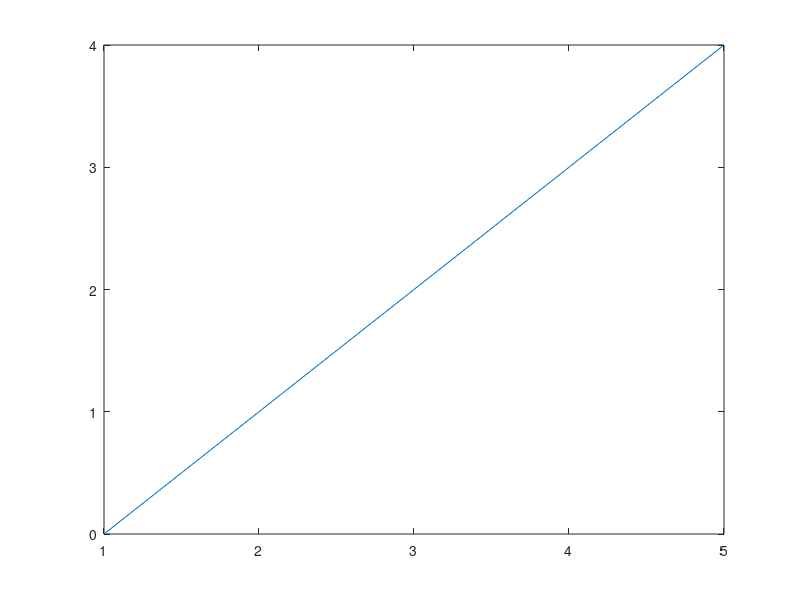
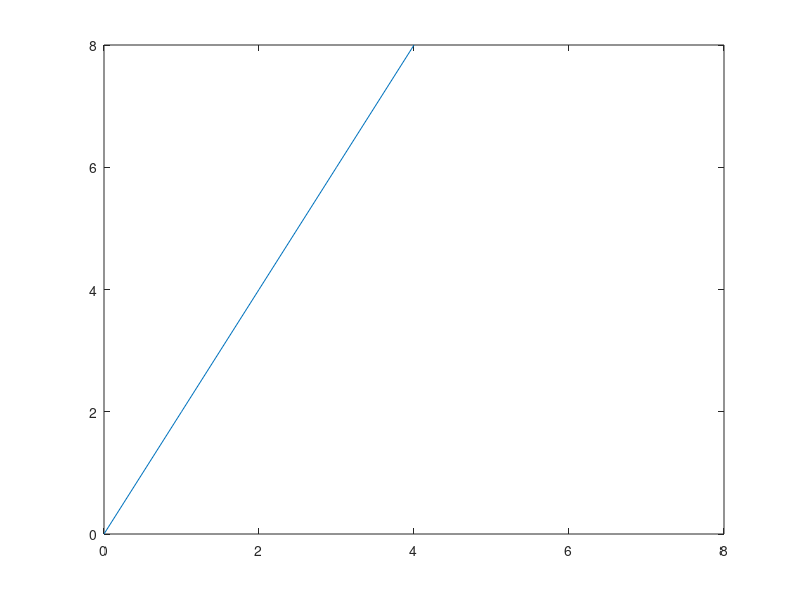
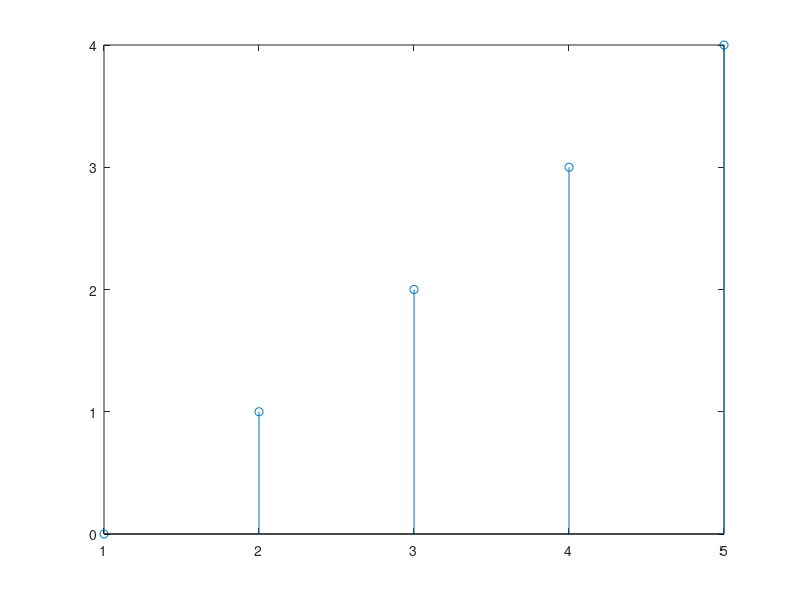
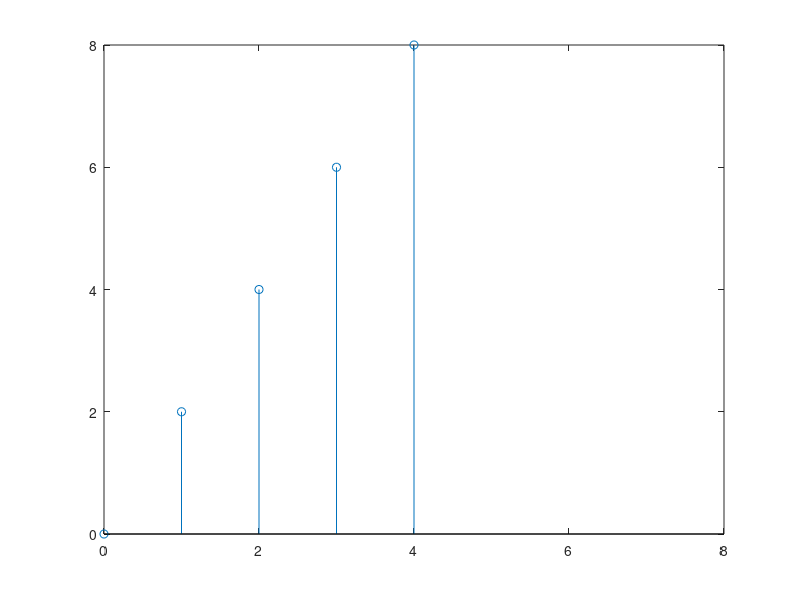

Recreate these plots in MATLAB, in order. (Note: this script raises an error after producing the figures.)
% hw01 MATLAB hands-on
clc, clear all, close all
%%
% Part 1. Basic Features --------------------------------------------------

% clear all : clear all variables
% close all : close all figures

N = 5;                 % a scalar
v = [1 0 0];           % a row vector
v = [1;2;3];           % a column vector
v = v';                % transpose a vector (row to col or col to row)
v = [1:.5:3];          % a vector in a specified range
v = pi*[-4:4]/4;       % [start:stepsize:end]
v = [];                % empty vector

m = [1 2 3; 4 5 6];    % a matrix: 1st param - rows, 2nd param : cols

m = zeros(2,3);        % a matrix of zeros
v = ones(1,3);         % a matrix of ones
m = eye(3);            % identity matrix
v = rand(3,1);         % rand matrix
v = randn(3,1);

matrix_data = [2 3 4; 5 6 7; 1 2 3];

v = [1 2 3];          % access a vector element : vector(number)
disp("display ""v(3)"":");
disp(v(3));

m = [1 2 3; 4 5 6];    % access a matrix element : matrix(rownumber, colnumber)
disp("display ""m(1,3)"":");
disp(m(1,3));
disp("access a matrix row (2nd row):");
disp(m(2,:));
disp("access a matrix col (2nd col):");
disp(m(:,2));

sm = size(m);   % size of a matrix
sr = size(m,1); % number of rows
sc = size(m,2); % number of cols

m1 = zeros(size(m)); % create a new matrix with size of m

ww = who;  % list of variables -> cell
ws = whos; % list/size/type of variables -> struct


% Simple operations on vectors and matrices

% Pointwise (element by element) Operations
% : addition of vectors/matrices and multiplication by a scalar are done
% "element by element"
a = [1 2 3 4];       % vector
a2 = 2 * a;          % scalar multiplication
a3 = a / 4;          % scalar multiplication
b = [5 6 7 8];       % vector

c1 = a + b;   % pointwise vector addition
c2 = a - b;   % pointwise vector addition
c3 = a.^2;    % pointwise vector squaring
c4 = a.*b;    % pointwise vector multiply
c5 = a./b;    % pointwise vector multiply

d = log([1 2 3 4]);
e = round([1.5 2; 2.2 3.1]);

% Vector Operations (no for loops needed)
% Built-in matlab functions operate on vectors, if a matrix is given, then
% then the function operates on each column of the matrix
f = [1 4 6 3];    % vector
f_sum = sum(f);   % sum of vector elements
f_mean = mean(f); % mean of vector elements
f_var = var(f);   % variance
f_std = std(f);   % standard deviation
f_max = max(f);   % maximum

g = [1 2 3; 4 5 6];      % matrix
g_mean = mean(g);        % mean of each column
g_max = max(g);          % max of each column
g_maxmax1 = max(max(g)); % max of matrix
g_maxmax2 = max(g(:));

% Matrix Operations
dotprod = [1 2 3]*[4 5 6]';   % dot product (inner product)
outerprod = [1 2 3]'*[4 5 6]; % outer product

h = rand(3,2);
k = rand(2,4);
l = h * k;

aa = [1 2; 3 4; 5 6]; % 3 x 2 matrix
bb = [5 6 7];         
cc = bb * aa;
dd = aa' * bb';

% Plotting
x = [0 1 2 3 4];

% basic plotting
figure; plot(x);
figure; plot(x, 2*x); axis([ 0 8 0 8]);

% basic stem
figure; stem(x);
figure; stem(x, 2*x); axis([0 8 0 8]);

x = pi*[-24:24]/24;
figure; 
plot(x, sin(x));
xlabel('radians');
ylabel('sin value');
title('dummy');

% multiple functions in separate graphs
figure;
subplot(1,2,1);
plot(x,sin(x));
axis square;
subplot(1,2,2);
plot(x,2.*cos(x));


% multiple functions in single graph
figure;
plot(x,sin(x));
hold on;
plot(x,2.*cos(x),'--');
legend('sin','cos');
hold off;










%%
% Part 2. Matrix Manipulation ---------------------------------------------

disp("# 1. Make a 2D matrix A.")
A = [1 2 3; 4 5 6; 7 8 9]

disp("# 2. Using Matlab commands, get the size of A and list more detailed information on A. (size, whos)")
A_size = size(A)
whos A

disp("# 3. Display the value of center element (5) of A in the 'Command Window'.")
disp(A(5));
disp(A(2,2));
A(5)
% 3가지 모두 cmd window에 center element를 보여줄 수 있음

disp("# 4. Display the last column of A.");
disp(A(:,3));

disp("# 5. Display the last row of A.");
disp(A(3,:));

disp("# 6. Transpose the last row into column vector then display it.");
disp(A(3,:)');

disp("# 7. Append a row vector [10 11 12] at the end of last row of A.");
A = [A;[10 11 12]]

disp("# 8. Turn the rows upside down by using matrix index, i.e. last row will become first row and vice versa.");
A = A(end:-1:1,:)

disp("# 9. Take 3x2 sub-array from A and move it into a new array B.");
B = A(1:3,1:2)

disp("# 10. Create 8x8 array C and fill it with rnadom numbers.")
C = rand(8) * 255
C = cast(C,"uint8")

disp("# 11. Get the size, maximum and minimum values of C.");
C_size = size(C);
C_maxval = max(max(C))
C_minval = min(min(C))

disp("# 12. Create a new array D so that it has the same size of arrray C, then fill the array D with zeros.");
D = zeros(size(C))


disp("# 13. Find the elements in C whose values are greater than or equal to 128, and move those elemetns into D.")
idx_C = find(C>=128);
D(idx_C) = C(idx_C)










%%
% Part 3. Simple Signal, if and for statements ----------------------------

disp("# 1. We obtained two sinusidal signals x1(t) and x2(t) during 100 seconds.")
t = 0:100;
x1 = 7 * cos(2 * pi * 0.5 * t);
x2 = 3 * cos(2 * pi * 0.01 * t + 0.25 * pi);

figure;

subplot(2,2,1); plot(t,x1);
xlabel('t'); ylabel('x1');
title("plot of x1");

subplot(2,2,2); plot(t,x2);
xlabel('t'); ylabel('x2');
title("plot of x2");

subplot(2,2,3); plot(t,x1+x2);
xlabel('t'); ylabel('x1 + x2');
title("plot of x1 + x2");

subplot(2,2,4);
hold on
plot(t, x1, 'r');
plot(t, x2, 'b--');
plot(t, x1 + x2, 'g');
hold off
legend("x1", "x2", "x1+x2");
xlabel('t'); ylabel('x');
title("plots of all");

disp("# 2. Using for statement, make a program to get an answer of the equation below.");
answer1 = 0;
for i = 3:10
    answer1 = answer1 + 2^i;
end
disp(answer1);

disp("# 3. Without using for statement, make a program to get the same result of the equation above.");
answer2 = sum(2.^[3:10])










%%
% Part 4. Function & File IO ----------------------------------------------

disp("# 1. Make a 2D matrix u by using matrix v as follows.");
v = [3 5 -2 5 -1 0];

disp("    (1) using find():");
u1 = zeros(size(v));
v_idx = find(v > 0);
u1(v_idx) = v(v_idx);
disp(u1);

disp("    (2) without find():");
uu = zeros(size(v));
for idx = 1:length(v)
    if v(idx) > 0
        uu(idx) = v(idx);
    end
end
disp(uu);

disp("    (3) Make a customized function thres().");

disp("    (4) Run 1) again by using thres() function.");
out_matrix = thres(v);
disp(out_matrix);

disp("    (5) Make program in your m-file where you call the function thres() ~.")
v2 = [-4 2 -5 3 -2 0 1000];
u2 = thres(v2);
disp(u2);

disp("# 2. File IO");

disp("    (1) Load 'lenna.txt' using load().")
im = load('2-2/lenna.txt', 'ASCII');

disp("    (2) Display the iage on the screen.");
figure;
imshow(im, []);

disp("    (3) Save the image into a mat file (lenna.mat).")
save('lenna.mat', "im");










%%
% Part 5. Simple Image Processing -----------------------------------------

disp("# 1. Image Negative");

disp("    (1) Using imread() read 'chest_xray.jpg' into a matrix ori_image.");
ori_image = imread('2-2/chest_xray.jpg');

disp("    (2) Display the image size, min value, and max value.");
disp(size(ori_image));
disp(min(min(ori_image)));
disp(max(max(ori_image)));

disp("    (3) Make a matrix rev_image which has the same size as ori_image.");
rev_image = zeros(size(ori_image));

disp("    (4) For each pixel calculate (max value) - (pixel value) and put the results into rev_image array.");
rev_image = max(max(ori_image)) - ori_image;

disp("    (5) Display ori_image and rev_image within the same window.");
figure;
subplot(1,2,1); imshow(ori_image);
subplot(1,2,2); imshow(rev_image);

disp("    (6) Put rev_image into a jpg file 'chest_xray.out.jpg.");
imwrite(rev_image, "chest_xray.out.jpg");

disp("    (7) Check the data type of rev_image. Convert it into double type and try 6) again.")
whos rev_image % uint8
rev_image_double = im2double(rev_image);
imwrite(rev_image_double, "chest_xray_double.out.jpg");

% Display the output file and think about how imwrite() works.
of = imread('chest_xray_double.out.jpg');
figure; imshow(of); title('double image');
% 매트랩의 imwrite()는 이미지가 uint8이어서 0~255 사이인 경우나, double이어서 0~1사이인 경우에 대해 알아서
% 인식하여 자동으로 이미지를 저장하는 것을 알 수 있음. 실제 매트랩 imwrite 설명에도, 데이터가 double 데이터형의 회색조
% 이미지인 경우, 동적 범위가 [0, 1]인 것으로 가정하고 데이터를 8비트 값으로 파일에 쓰기 전 255만큼 자동으로 스케일링
% 한다"라고 설명되어 있다. 즉, 데이터가 double인 것으로 보이는 경우, imwrite이 알아서 uint8과 같은 8비트형으로
% 바꾸어주고 저장하는 것이므로, 위에 코드에서 chest_xray.out.jpg로 저장한 파일과,
% chest_xray_double.out.jpg로 저장한 파일은 결과적으로는 동일한 것임.

disp("# 2. Image Thresholding")

disp("    (1) Using imread() read 'lenna.bmp' and store it into image1 array, and display it into subplot 1.")
image1 = imread("2-2/lenna.bmp");
figure;
subplot(1,3,1); imshow(image1,[]); title('image1');

disp("    (2) Get the size and mean value of image1.");
im1_size = size(image1)
im1_mean = mean(image1,'all')

disp("    (3) Create an array, image2, fill it with zeros.");
image2 = zeros(im1_size);

disp("    (4) Change the pixel values of image2 by the following rules:");
idx_larger = find(image1 >= im1_mean);
image2(idx_larger) = image1(idx_larger);

disp("    (5) Display image 2 into subplot2");
subplot(1,3,2); imshow(image2,[]); title('image2');

disp("    (6) Make a function func1() that performs the same thing as 4). You need at least one input params : input image matrix.");

disp("    (7) Call func1() with image1 as an input parameter, store the results into image3, then display it into subplot3.");
image3 = func1(image1);
subplot(1,3,3); imshow(image3,[]); title('image3');